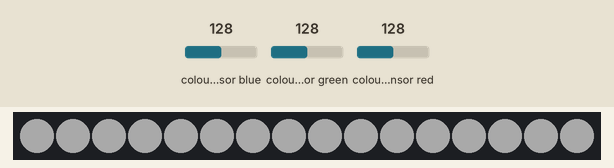
A sketch run on a simulated Arduino Uno, built with avr-gcc and run on an emulated ATmega328P. On the bench: 16 RGB LEDs in strip order, left to right. Inputs (shaded band) come from the test bench; at power-on: colour sensor blue 128, colour sensor green 128, colour sensor red 128. Dim RGB values are drawn brighter than linear.

Above: at 1.2 s.
1.3 s: colour sensor blue set to 5
At 2.2 s:
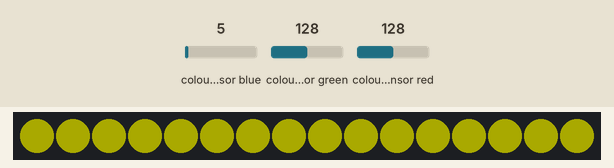
2.8 s: colour sensor green set to 5
At 3.2 s:
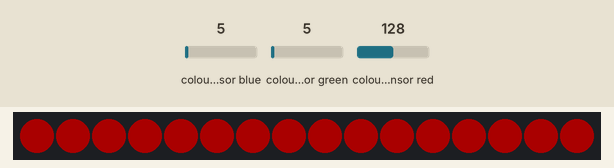
4.3 s: colour sensor blue set to 128
At 4.9 s:
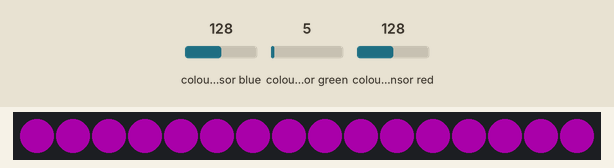
5.8 s: colour sensor red set to 5
At 7.0 s:
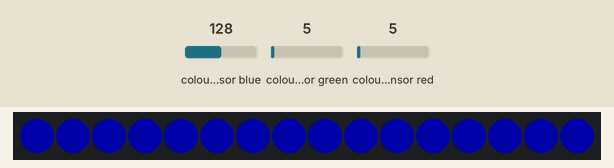
7.3 s: colour sensor green set to 128
At 8.5 s:
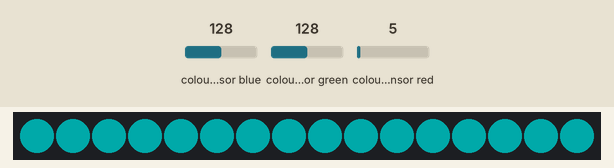
8.8 s: colour sensor blue set to 64
At 9.8 s:
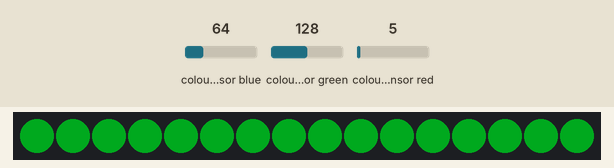
Timing chart, 0 to 11.4 s (numbered marks = the images above; inputs shaded):
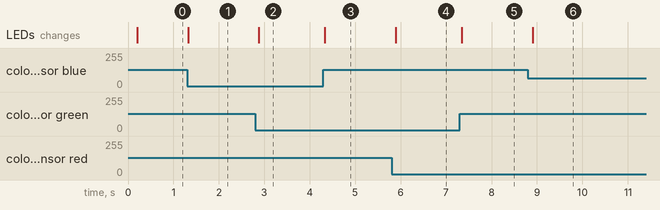

Measured:
- after the input at 1.3 s, the LEDs: change at once (image 1)
- after the input at 2.8 s, the LEDs: change after 0.08 s (image 2)
- after the input at 4.3 s, the LEDs: change at once (image 3)
- after the input at 5.8 s, the LEDs: change after 0.09 s (image 4)
- after the input at 7.3 s, the LEDs: change at once (image 5)
- after the input at 8.8 s, the LEDs: change after 0.11 s (image 6)

The sketch:

CHAMELEON_LAMP.ino
```cpp
#include <Wire.h>
#include <Adafruit_TCS34725.h>
#include <Adafruit_NeoPixel.h>

#define NUMPIXELS 16
#define LED_PIN 3

#define debug false

byte gammatable[256];

Adafruit_TCS34725 tcs = Adafruit_TCS34725(TCS34725_INTEGRATIONTIME_50MS, TCS34725_GAIN_4X);
Adafruit_NeoPixel pixels = Adafruit_NeoPixel(NUMPIXELS, LED_PIN, NEO_GRB+NEO_KHZ800);

void setup() {
  if(debug){
    Serial.begin(115200);
  }
  tcs.begin();
  pixels.begin();
  for (int i = 0; i < 256; i++){
    float x = i;
    x /= 255;
    x = pow(x, 2.5);
    x *= 255;
    gammatable[i] = x;
  }
}

void loop(){
  float r, g, b;
  delay(60);
  tcs.getRGB(&r, &g, &b);
  if(debug){
    Serial.print("R: ");
    Serial.print(int(r));
    Serial.print("\tG: ");
    Serial.print(int(g));
    Serial.print("\tB: ");
    Serial.println(int(b));
  }
  for(int i = 0; i < NUMPIXELS; i++){
    pixels.setPixelColor(i, pixels.Color(gammatable[(int)r], gammatable[(int)g], gammatable[(int)b]));
  }
  pixels.show();
}
```
